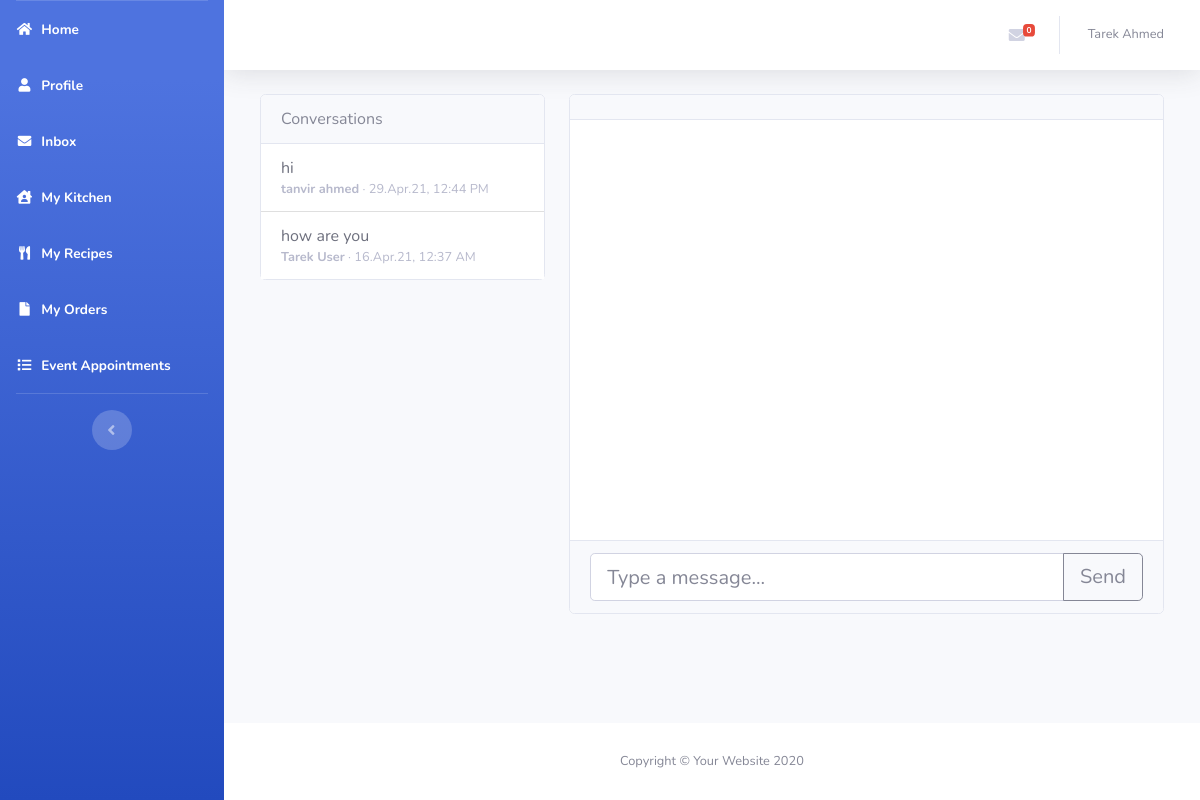
Screenshot of /chef/messages.php (signed in) with the database file from the repository.
### tables this page shows
CREATE TABLE `chefs` (
  `chef_id` int(11) NOT NULL,
  `chef_name` varchar(255) NOT NULL,
  `chef_email` varchar(255) NOT NULL,
  `chef_address` varchar(255) NOT NULL,
  `chef_phone` varchar(255) NOT NULL,
  `bkash` varchar(255) NOT NULL,
  `pw` varchar(255) NOT NULL,
  `nid` varchar(255) NOT NULL,
  `code` varchar(255) NOT NULL,
  `status` int(11) NOT NULL DEFAULT 0,
  `role` int(11) NOT NULL DEFAULT 2
);

CREATE TABLE `conversations` (
  `id` int(11) NOT NULL,
  `user_id` int(11) NOT NULL,
  `chef_id` int(11) NOT NULL,
  `last_text` varchar(255) NOT NULL,
  `time_stamp` varchar(100) NOT NULL,
  `status_u` int(11) NOT NULL DEFAULT 1,
  `status_c` int(11) NOT NULL DEFAULT 1
);

CREATE TABLE `users` (
  `user_id` int(11) NOT NULL,
  `user_name` varchar(255) NOT NULL,
  `user_email` varchar(255) NOT NULL,
  `user_address` varchar(255) NOT NULL,
  `user_phone` varchar(255) NOT NULL,
  `pw` varchar(255) NOT NULL,
  `code` varchar(255) NOT NULL,
  `status` int(11) NOT NULL DEFAULT 0,
  `role` int(11) NOT NULL DEFAULT 3
);

### chef/messages.php (the view, shortened to what this page needs)
<?php include_once 'header.php'; ?>
        <div class="container-fluid">
                  <div class="row m-0">
                    <div class="col-4">
                      <div class="card">
                        <div class="card-header">
                          Conversations
                        </div>
                        <div class="card-body card-body-inbox overflow-auto">
                          <div class="list-group list-group-flush">
                            <?php
                              $conn = connect();
                              $sql = "SELECT * FROM conversations WHERE chef_id = '$id' ORDER BY id DESC";
                              $result = $conn->query($sql);
                              if ($result->num_rows < 1) { ?>
                                <p class="text-center mt-3">No conversation found</p>
                        <?php }
                              elseif ($result->num_rows > 0) {
                                foreach ($result as $row) { ?>
                                  <a href="set_receiver.php?receiver_id=<?=$row['user_id']?>" class="list-group-item list-group-item-action d-flex align-items-center">
                                    <div class="text-truncate">
                                      <span class=""><?=$row['last_text']?></span>
                                      <?php
                                        $temp_receiver = $row['user_id'];
                                        $sql2 = "SELECT * FROM users WHERE user_id='$temp_receiver'";
                                        $result2 = $conn->query($sql2);
                                        while($row2 = $result2->fetch_assoc()) { ?>
                                      <div class="small text-gray-500"><b><?=$row2['user_name']?></b> · <?=$row['time_stamp']?></div>
                                    <?php } ?>
                                    </div>
                                  </a>
                        <?php   }
                              }
                            ?>
                          </div>
                        </div>
                      </div>
                    </div>
                    <div class="col">
                      <div class="card card-conversation">
                        <div class="card-header">
                        </div>
                        <div class="card-body overflow-auto" id="chat-history">
                        </div>
                        <div class="card-footer">
                          <form id="send-message">
                            <div class="input-group input-group-lg">
                              <input type="text" class="form-control" id="text-send" aria-label="Sizing example input" aria-describedby="inputGroup-sizing-lg" placeholder="Type a message...">
                                <div class="input-group-append">
                                <button class="btn btn-outline-secondary btn-send" onclick="return false;">Send</i></button>
                              </div>
                            </div>
                          </form>
                        </div>
                      </div>
                    </div>
                  </div>
        </div>
      </div>
<?php include_once 'footer.php'; ?>

### chef/header.php (shortened to what this page needs)
<?php
  $id = $_SESSION['id'];
?>
<!DOCTYPE html>
<html lang="en">
<head>
  <link href="../panel/vendor/fontawesome-free/css/all.min.css" rel="stylesheet" type="text/css">
  <link href="../panel/css/sb-admin-2.min.css" rel="stylesheet">
  <link href="../panel/css/style.css" rel="stylesheet">
  <link href="../panel/vendor/datatables/dataTables.bootstrap4.min.css" rel="stylesheet">
</head>
<body id="page-top">
  <div id="wrapper">
    <ul class="navbar-nav bg-gradient-primary sidebar sidebar-dark accordion" id="accordionSidebar">
      <li class="nav-item active">
        <a class="nav-link" href="../index.php">
          <i class="fas fa-fw fa-home"></i>
          <span>Home</span></a>
      </li>
      <li class="nav-item active">
        <a class="nav-link" href="chef-profile.php">
          <i class="fas fa-fw fa-user"></i>
          <span>Profile</span></a>
      </li>
      <li class="nav-item active">
        <a class="nav-link" href="messages.php">
          <i class="fas fa-fw fa-envelope"></i>
          <span>Inbox</span></a>
      </li>
      <li class="nav-item active">
        <a class="nav-link" href="my-kitchen.php">
          <i class="fas fa-fw fa-house-user"></i>
          <span>My Kitchen</span></a>
      </li>
      <li class="nav-item active">
        <a class="nav-link" href="chef-recipe.php">
          <i class="fas fa-fw fa-utensils"></i>
          <span>My Recipes</span></a>
      </li>
      <li class="nav-item active">
        <a class="nav-link" href="chef-order.php">
          <i class="fas fa-fw fa-file"></i>
          <span>My Orders</span></a>
      </li>
      <li class="nav-item active">
        <a class="nav-link" href="chef-hire.php">
          <i class="fas fa-fw fa-list"></i>
          <span>Event Appointments</span></a>
      </li>
      <hr class="sidebar-divider d-none d-md-block">
      <div class="text-center d-none d-md-inline">
        <button class="rounded-circle border-0" id="sidebarToggle"></button>
      </div>
    </ul>
    <div id="content-wrapper" class="d-flex flex-column">
      <div id="content">
        <nav class="navbar navbar-expand navbar-light bg-white topbar mb-4 static-top shadow">
          <ul class="navbar-nav ml-auto">
            <?php
              $conn = connect();
              $sql = "SELECT * FROM conversations WHERE chef_id = '$id' AND status_c = '1'";
              $result = $conn->query($sql);
              $newNoti = mysqli_num_rows($result);
            ?>
            <li class="nav-item dropdown no-arrow mx-1">
              <a class="nav-link dropdown-toggle" href="#" id="alertsDropdown" role="button" data-toggle="dropdown" aria-haspopup="true" aria-expanded="false">
                <i class="fas fa-envelope fa-fw"></i>
                <span class="badge badge-danger badge-counter"><?=$newNoti?></span>
              </a>
            </li>
            <li class="nav-item dropdown no-arrow">
              <a class="nav-link dropdown-toggle" href="#" id="userDropdown" role="button" data-toggle="dropdown" aria-haspopup="true" aria-expanded="false">
                <?php
                  $sql = "SELECT * FROM chefs WHERE chef_id='$id'";
                  $result = $conn->query($sql);
                  while($row = $result->fetch_assoc()) { ?>
                    <span class="mr-2 d-none d-lg-inline text-gray-600 small"><?=$row['chef_name']?></span>
                <?php }
                ?>
              </a>
            </li>
          </ul>
        </nav>

### panel/css/style.css (style rules this page uses)
.card-body-inbox { padding: 0; max-height: 468px; }
.card-conversation { min-height: 520px; max-height: 520px; }

### rows the page displays
chefs: chef_name "Tarek Ahmed"
conversations: last_text "hi", time_stamp "29.Apr.21, 12:44 PM"
users: user_name "tanvir ahmed"
conversations: last_text "how are you", time_stamp "16.Apr.21, 12:37 AM"
users: user_name "Tarek User"

### other values shown
$newNoti "0"
